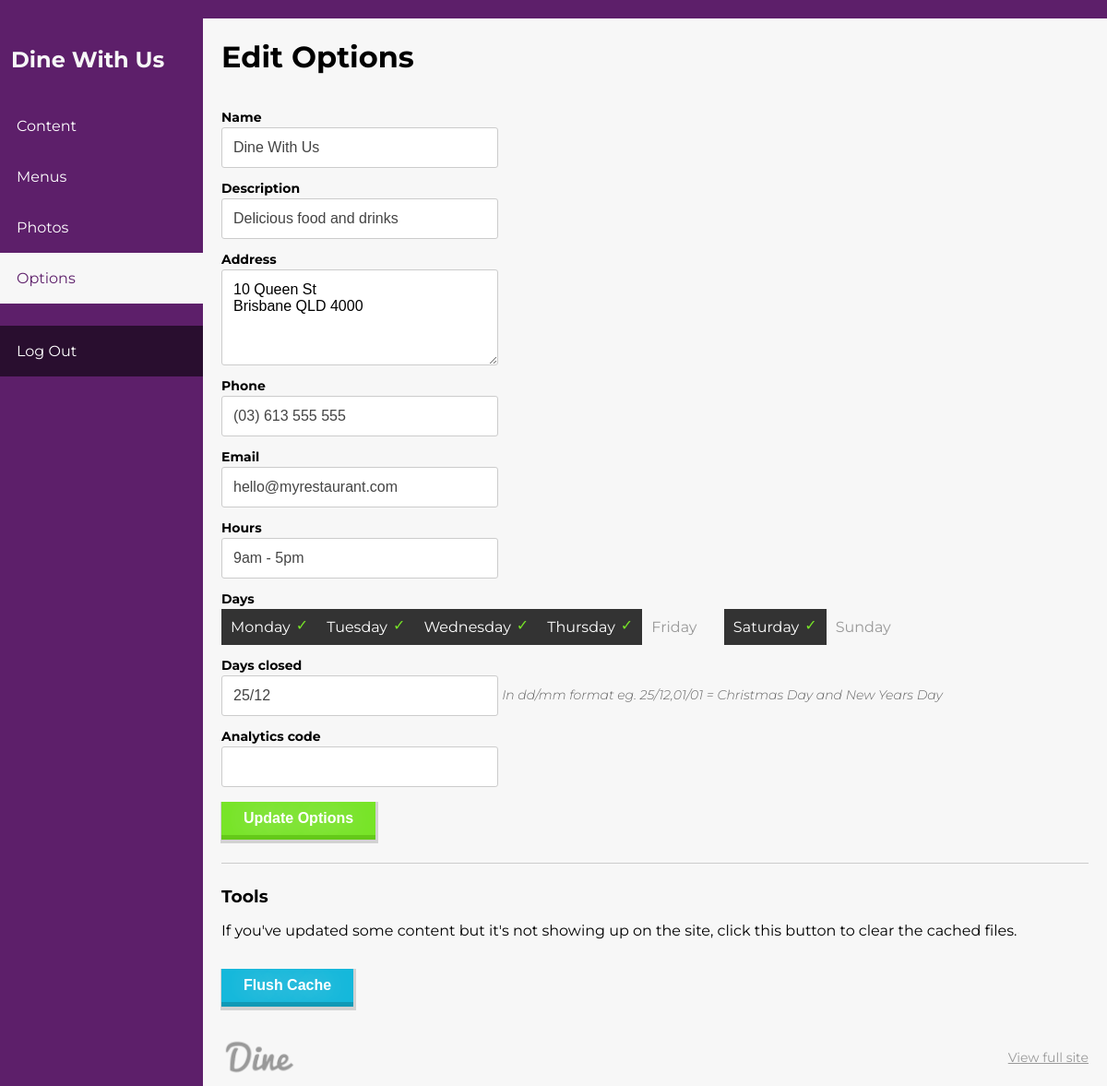
The app's page /edit/options.php (signed in) with its own data.
### tables this page shows
CREATE TABLE options (id INTEGER PRIMARY KEY, type TEXT, content TEXT, date_modified TEXT, date_created TEXT);

### dine/db.php (called while the page is built, shortened)
<?php
class database {
  public $db_path = DBPATH;
  public function read($table, $order = 'id') {
    try {
      $db = new PDO("sqlite:$this->db_path");
      $db->setAttribute( PDO::ATTR_ERRMODE, PDO::ERRMODE_WARNING );
      $rows = $db->query('SELECT * FROM ' . $table . ' ORDER BY "' . $order . '"');
      $rows->setFetchMode(PDO::FETCH_ASSOC);
      $data = $this->array_to_object($rows);
      return $data;
    } catch (PDOException $e) {
      return 'Connection failed: ' . $e->getMessage();
    }
  }
  public function array_to_object($array) {
    $obj = new stdClass;
    foreach($array as $k => $v) {
       if(strlen($k)) {
          if(is_array($v)) {
             $obj->{$k} = $this->array_to_object($v);
          } else {
             $obj->{$k} = $v;
          }
       }
    }
    return $obj;
  }
}

### edit/views/options.php (the view, shortened to what this page needs)
<?php
  if ($_SESSION['user'] == true) {
    $options = $DB->read('options');
    function days_list($data) {
      $current_days = explode(',', $data);
      $days = ['monday','tuesday','wednesday','thursday','friday','saturday','sunday'];
      $selected_days = [0,0,0,0,0,0,0];
      $day_list = '<ul id="days-list" class="nolist">';
      $active = '';
      $i = 0;
      foreach ($days as $day) {
        if ($current_days[$i] == 1) {
          $active = 'active';
          $selected_days[$i] = 1;
        } else {
          $active = '';
        }
        $day_list .= '<li class="' . $active . '" data-active="' . $selected_days[$i] . '" data-index="' . $i . '">' . ucfirst($day) . '</li>';
        ++$i;
      }
      return $day_list;
    }
?>
  <body id="edit">
    <?php
      include('partials/nav.php');
    ?>
    <div id="content">
        <div id="header">
            <h1>Edit Options</h1>
        </div>
        <form method="post" action="controllers/options.php">
        <?php if (count($options) > 0) {
          foreach($options as $option) { ?>
          <div class="option">
              <label><?php echo ucfirst(str_replace('_', ' ', $option->type)); ?></label>
              <?php if ($option->type == 'address') { ?>
                <textarea name="content[]" class="short" placeholder=""><?php echo $option->content; ?></textarea>
              <?php } else if ($option->type == 'hours') { ?>
                <input type="text" name="content[]" value="<?php echo $option->content; ?>" placeholder="9am - 5pm">
              <?php } else if ($option->type == 'days') { ?>
                <?php echo days_list($option->content); ?>
              <?php } else { ?>
                <input type="text" name="content[]" value="<?php echo $option->content; ?>">
              <?php } ?>
              <?php if ($option->type == 'days_closed') { ?>
                <em>In dd/mm format eg. 25/12,01/01 = Christmas Day and New Years Day</em>
              <?php } ?>
          </div>
        <?php }
        } ?>
          <div class="clear"></div><br>
          <p><input type="submit" name="submit" value="Update Options" class="button green"></p>
        </form>
        <hr>
        <div class="tools">
          <h3>Tools</h3>
          <p>If you've updated some content but it's not showing up on the site, click this button to clear the cached files.</p>
          <form method="post" class="left" action="controllers/options.php">
            <p><br><input type="submit" name="submit" class="button blue" value="Flush Cache" /></p>
          </form>
        </div>
    </div>
  <?php include('partials/footer.php'); ?>
<?php
}
else
{
  header('Location: /login.php');
}

### css/editor/editor.css (style rules this page uses)
html { font-size: 100%; -webkit-text-size-adjust: 100%; -ms-text-size-adjust: 100%; }
html, button, input, select, textarea { font-family: sans-serif; }
html, body { margin: 0; height: 100%; width: 100%; }
h1 { font-size: 2em; margin: 0.7em 0; }
h3 { font-size: 1.17em; margin: 1em 0; }
p, pre { margin: 1em 0; }
dl, menu, ol, ul { margin: 1em 0; }
menu, ol, ul { padding: 0 0 0 40px; }
form { margin: 0; }
button, input, select, textarea { font-size: 100%; margin: 0; vertical-align: baseline; *vertical-align: middle; }
button, input { line-height: normal; }
button, html input[type="button"], input[type="reset"], input[type="submit"] { -webkit-appearance: button; cursor: pointer; *overflow: visible; }
textarea { overflow: auto; vertical-align: top; height: auto; min-height: 50px; }
hr { display: block; height: 1px; border: 0; border-top: 1px solid #ccc; margin: 1em 0; padding: 0; }
*, *:before, *:after { -moz-box-sizing: border-box; -webkit-box-sizing: border-box; box-sizing: border-box; }
form { margin: 24px 0; position: relative; }
form p { margin: 0; margin-bottom: 6px; }
form em { font-size: 14px; color: #666666; font-weight: 300; }
input, select { color: #444444; background: #fff; width: 100%; }
input[type="text"], input[type="password"], input[type="email"], select, textarea { vertical-align: middle; display: inline-block; width: 100%; padding: 12px 12px; border-radius: 3px; border: 1px solid #cccccc; -webkit-tap-highlight-color: rgba(0, 0, 0, 0); }
input[type="submit"] { margin-top: 12px; width: auto; }
textarea { width: 100%; height: 80px; min-height: 80px; }
label { display: inline-block; line-height: 1.5; margin-top: 12px; width: 100%; font-weight: 700; font-size: 14px; }
@media only screen and (min-width: 40.063em) { .alert, .short { width: 300px; } }
@media only screen and (min-width: 40.063em) { form input[type='text'] { width: 300px; } }
@media only screen and (min-width: 64.063em) { textarea { width: 80%; } }
ul { list-style: none; margin: 0; padding: 0; }
ul li { float: left; margin: 20px; }
body { background: #f7f7f7; }
.button, button { margin: -3px 0 1px 0 !important; padding: 12px 24px; -webkit-tap-highlight-color: rgba(0, 0, 0, 0); cursor: pointer; display: inline-block; line-height: 12px; zoom: 1; color: #fff; font-family: sans-serif; font-weight: bold; font-size: 16px; text-decoration: none !important; text-align: center; text-shadow: 0 0 30px rgba(255, 255, 255, 0.8); box-shadow: 1px 2px 0px 2px rgba(0, 0, 0, 0.15); border: none; border-bottom: 5px solid #c4c4c4; border-radius: none !important; }
.button:after, .button:before, button:after, button:before { content: "."; display: block; height: 0; clear: both; visibility: hidden; }
.button.green, button.green { background: #77e427; border-bottom: 5px solid #64c919; }
.button.blue, button.blue { background: #14b8db; border-bottom: 5px solid #1199b6; }
html { background: #f7f7f7; }
body { font-family: "Montserrat", sans-serif; }
#content { height: auto; padding-right: 20px; background: #f7f7f7; width: 100%; padding-left: 20px; overflow-y: scroll; -webkit-overflow-scrolling: touch; }
#sidebar, #content { float: left; }
h3 { margin-top: 0; }
form input.button { border-radius: none !important; }
.tools { margin-top: 24px; }
.tools form { margin: 0; margin-right: 24px; padding-bottom: 24px; }
.tools h3 { margin: 0; }
.left { float: left; }
.nolist { list-style: none; padding: 0; margin: 0; }
#days-list li { padding: 10px; display: block; margin: 0; cursor: pointer; color: #999999; width: 100%; }
#days-list li:after { content: '\2713'; color: #f7f7f7; float: right; line-height: 1; margin-left: 6px; }
#days-list li.active, #days-list li.selected { background: #333333; color: #fff; }
#days-list li.active:after, #days-list li.selected:after { content: '\2713'; color: #77e427; }
@media only screen and (min-width: 40.063em) { html { border-top: 20px solid #5d1f6a; } }
@media only screen and (min-width: 40.063em) { #content { padding-left: 240px; overflow: auto; } }
@media only screen and (min-width: 40.063em) { #days-list li { width: auto; } }

### records on screen
options: type "Name", content "Dine With Us"
options: type "Description", content "Delicious food and drinks"
options: type "Address", content "10 Queen St Brisbane QLD 4000"
options: type "Phone", content "(03) 613 555 555"
options: type "Email", content "hello@myrestaurant.com"
options: type "Hours", content "9am - 5pm"
options: type "Days", day "Monday", day "Tuesday", day "Wednesday", day "Thursday", day "Friday", day "Saturday", day "Sunday"
options: type "Days closed", content "25/12", shows "In dd/mm format eg. 25/12,01/01 = Christmas Day and New Years Day"
options: type "Analytics code"

### other values on screen
$title->content "Dine With Us"
$navitem "Content"
$navitem "Menus"
$navitem "Photos"
$navitem "Options"
